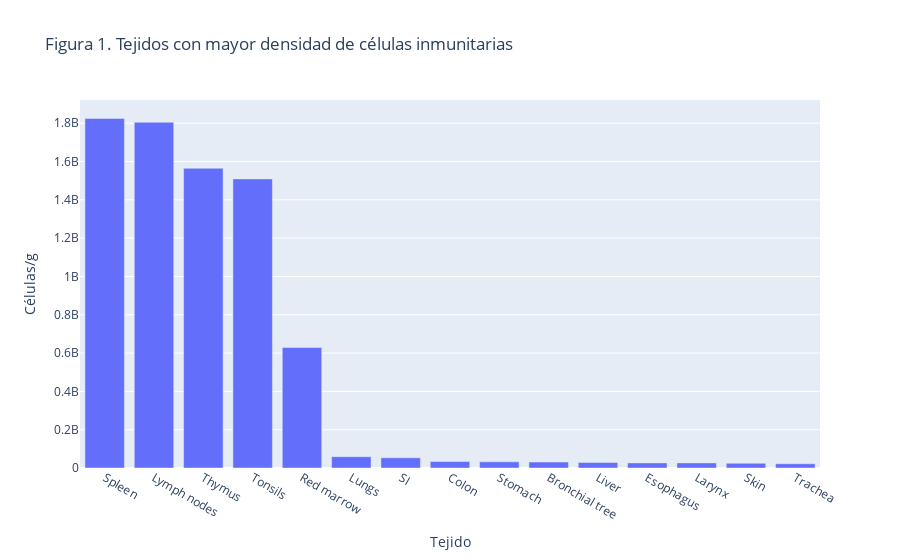

The notebook cell this image was saved under:
### Markdown cell above
**Interpretación:** estos valores son la línea base del individuo de referencia (73 kg). Toda la simulación posterior se comparará contra ellos para ver si el aumento del tejido adiposo cambia de verdad el “peso” del sistema inmunitario o si el efecto es más bien local.

### Code cell
# Figura 1: tejidos más densos inmunológicamente
top_density = (
    total_immune_densities[["tissue", "density"]]
    .sort_values("density", ascending=False)
    .head(15)
)

fig1 = px.bar(
    top_density,
    x="tissue",
    y="density",
    title="Figura 1. Tejidos con mayor densidad de células inmunitarias",
)
fig1.update_layout(xaxis_title="Tejido", yaxis_title="Células/g")
mostrar(fig1)

### Figure 1 — Plotly figure (JSON) as saved in the notebook; plotly's stock layout.template omitted (floating-point values rounded to 4 significant figures)
{"data": [{"hovertemplate": "tissue=%{x}<br>density=%{y}<extra></extra>", "legendgroup": "", "marker": {"color": "#636efa", "pattern": {"shape": ""}}, "name": "", "orientation": "v", "showlegend": false, "textposition": "auto", "type": "bar", "x": ["Spleen", "Lymph nodes", "Thymus", "Tonsils", "Red marrow", "Lungs", "SI", "Colon", "Stomach", "Bronchial tree", "Liver", "Esophagus", "Larynx", "Skin", "Trachea"], "xaxis": "x", "y": [1825000000.0, 1805000000.0, 1565000000.0, 1509000000.0, 629200000.0, 59010000.0, 53270000.0, 33690000.0, 32020000.0, 30970000.0, 28460000.0, 26690000.0, 26690000.0, 24530000.0, 22190000.0], "yaxis": "y"}], "layout": {"barmode": "relative", "legend": {"tracegroupgap": 0}, "title": {"text": "Figura 1. Tejidos con mayor densidad de células inmunitarias"}, "xaxis": {"anchor": "y", "domain": [0, 1], "title": {"text": "Tejido"}}, "yaxis": {"anchor": "x", "domain": [0, 1], "title": {"text": "Células/g"}}}}
